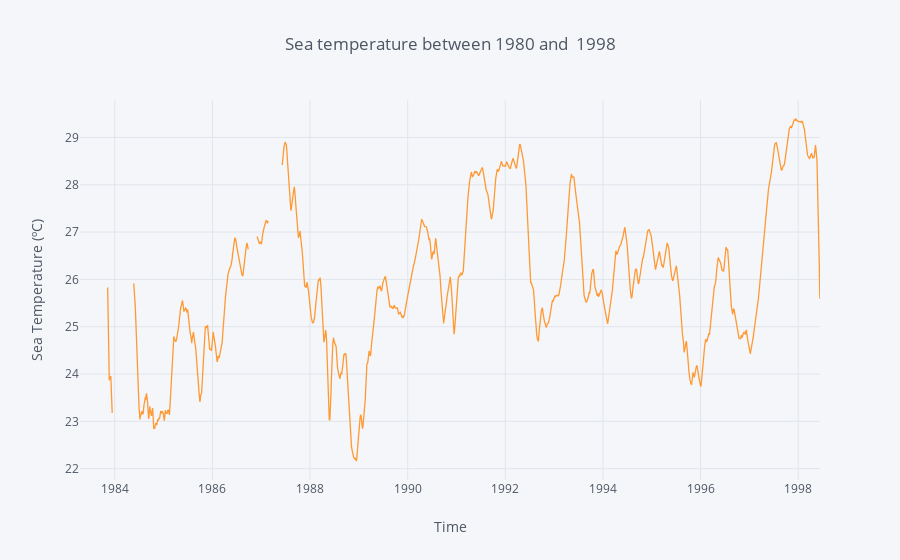

The notebook cell saved with this chart:
### Code cell
g['s.s.temp.'].rolling(window= 30).mean().iplot(kind='line', xTitle='Time',
           yTitle='Sea Temperature (ºC)', title='Sea temperature between 1980 and  1998')

### Figure 1 — Plotly figure (JSON) as saved in the notebook; plotly's stock layout.template omitted (floating-point values rounded to 4 significant figures; data arrays with more than 128 entries replaced by an {"elided": "..."} marker saying what was removed)
{"data": [{"line": {"color": "rgba(255, 153, 51, 1.0)", "dash": "solid", "shape": "linear", "width": 1.3}, "mode": "lines", "name": "s.s.temp.", "text": "", "type": "scatter", "uid": "e4e2828a-cc55-485c-ab24-d69d7aad57c3", "x": {"elided": "5274 str values"}, "y": {"elided": "5274 mixed values"}}], "layout": {"legend": {"bgcolor": "#F5F6F9", "font": {"color": "#4D5663"}}, "paper_bgcolor": "#F5F6F9", "plot_bgcolor": "#F5F6F9", "title": {"font": {"color": "#4D5663"}, "text": "Sea temperature between 1980 and  1998"}, "xaxis": {"gridcolor": "#E1E5ED", "showgrid": true, "tickfont": {"color": "#4D5663"}, "title": {"font": {"color": "#4D5663"}, "text": "Time"}, "zerolinecolor": "#E1E5ED"}, "yaxis": {"gridcolor": "#E1E5ED", "showgrid": true, "tickfont": {"color": "#4D5663"}, "title": {"font": {"color": "#4D5663"}, "text": "Sea Temperature (ºC)"}, "zerolinecolor": "#E1E5ED"}}}
